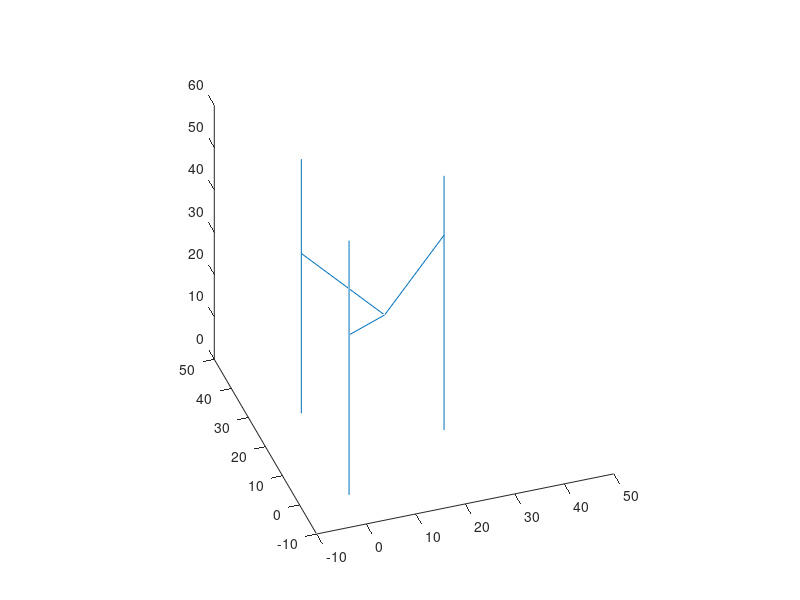

The MATLAB source for this figure: (Note: this script raises an error after producing the figure.)
%kroki1 = [-500 2000 0 -300 200];
%kroki2 = [-500 2000 0 -300 200];
%kroki3 = [-500 2000 0 -300 200];
% %% kolko
% t = 0:0.1:2*pi;
% traj1 = floor(1000*sin(t));
% traj2 = floor(1000*sin(t+2*pi/3));
% traj3 = floor(1000*sin(t+4*pi/3));
%
% kroki1=traj1(2:end)-traj1(1:end-1);
% kroki2=traj2(2:end)-traj2(1:end-1);
% kroki3=traj3(2:end)-traj3(1:end-1);
%
% for (i=1:length(kroki1))
% fprintf(s, 'x %d y %d z %d \n',[kroki1(i) kroki2(i) kroki3(i)]);
% while(s.BytesAvailable == 0)    ;
% end
% while(s.BytesAvailable > 0)
%     fscanf(s)
% end
% end
%% Rysujemy drukarke
figure(3)
temp_zadana = 70;
x1 = 0;
y1= 0;
x2 = 0;
y2 = 28;
x3 = 24;
y3 = 14;
kol1 = line([x1 x1],[y1 y1],[0 60]);
kol2 = line([x2 x2], [y2 y2], [0 60]);
kol3 = line([x3 x3], [y3 y3], [0 60]);
view(-19,36);
axis([-10 50 -10 50 0 60]);
axis square;
xc = 12;
yc = 14;
zc = 30;
r = 20;
z_sil_1 = zc + sqrt(r^2 - (x1 - xc)^2 - (y1 - yc)^2);
z_sil_2 = zc + sqrt(r^2 - (x2 - xc)^2 - (y2 - yc)^2);
z_sil_3 = zc + sqrt(r^2 - (x3 - xc)^2 - (y3 - yc)^2);
ramie_1 = line([xc, x1],[yc, y1],[zc,z_sil_1]);
ramie_2 = line([xc, x2],[yc, y2],[zc,z_sil_2]);
ramie_3 = line([xc, x3],[yc, y3],[zc,z_sil_3]);
% przykladowa animacja
for t= 0:0.01:10
    xc = 12 + cos(t); %+sin(t)
    yc = 14 + sin(t); %+cos(t)
    zc = 30;
    z_sil_1 = zc + sqrt(r^2 - (x1 - xc)^2 - (y1 - yc)^2);
    z_sil_2 = zc + sqrt(r^2 - (x2 - xc)^2 - (y2 - yc)^2);
    z_sil_3 = zc + sqrt(r^2 - (x3 - xc)^2 - (y3 - yc)^2);
    ramie_1.XData = [xc x1];
    ramie_1.YData = [yc y1];
    ramie_1.ZData = [zc z_sil_1];
    ramie_2.XData = [xc x2];
    ramie_2.YData = [yc y2];
    ramie_2.ZData = [zc z_sil_2];
    ramie_3.XData = [xc x3];
    ramie_3.YData = [yc y3];
    ramie_3.ZData = [zc z_sil_3];
    drawnow;
    
    if(t>0)
        krok1=round(200*(z_sil_1 - stare1));
        krok2=round(200*(z_sil_2 - stare2));
        krok3=round(200*(z_sil_3 - stare3));
        %for (i=1:length(krok1))
        fprintf(s, 'x %d y %d z %d temp %d\n',[krok1 krok2 krok3 temp_zadana]);
        while(s.BytesAvailable == 0);
        end
        while(s.BytesAvailable > 0)
            fscanf(s)
        end
    end
    
    stare1=z_sil_1;
    stare2=z_sil_2;
    stare3=z_sil_3;
end

